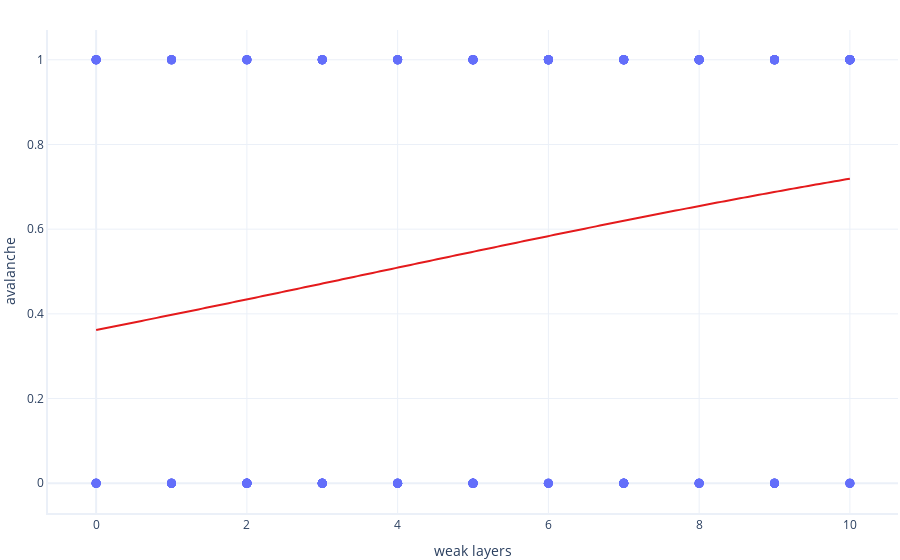

Source (notebook cell):
### Markdown cell above
This summary provides some detailed information. 

Two useful pieces of information are in the bottom row. The coef for `weak_layers` is positive, which means that as `weak_layers` increases, so does the probability of an avalanche. The the `P` value column is less than 0.05, which means the model is confident that `weak_layers` is a useful predictor of avalanches. 

The rest of this table, however, is difficult to understand for beginners and so it's not clear how well our model is working. Let's try another way. 

## Assessing model visually

Sometimes, but not always, we can visually assess a logistic regression mode. Let's plot our model against the actual data in the test dataset.

### Code cell
def predict(weak_layers):
    return model.predict(dict(weak_layers=weak_layers))

graphing.scatter_2D(test, label_x="weak_layers", label_y="avalanche", trendline=predict)
